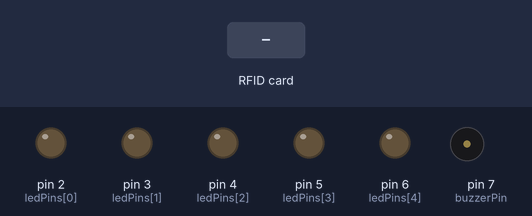
The sketch below on a simulated Arduino Uno, built with avr-gcc and run on an emulated ATmega328P. Shown: output pins drawn as LEDs (lit = HIGH), buzzer (waves = sounding, pin HIGH). The inputs (shaded band) are chosen by the test bench. Pins used as bus, display or sensor lines are not drawn.

Above: at 1.2 s.
1.3 s: RFID card 23 D0 72 F5 held to the reader
At 1.45 s:
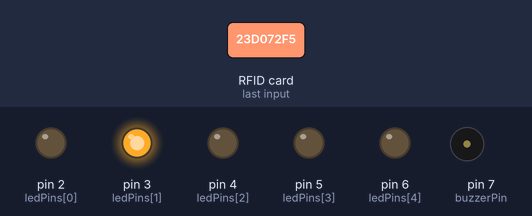
At 1.9 s:
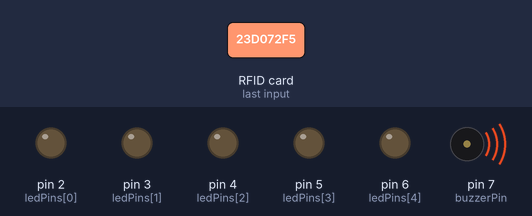
Timing chart, 0 to 4.3 s (numbered marks = the images above; inputs shaded):
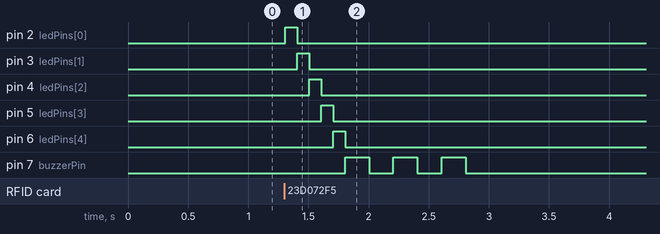

Measured:
- after the input at 1.3 s, pin 2 (ledPins[0]): LOW → HIGH at once, → LOW 0.10 s later; pin 3 (ledPins[1]): LOW → HIGH after 0.11 s, → LOW 0.10 s later; pin 4 (ledPins[2]): LOW → HIGH after 0.21 s, → LOW 0.10 s later; pin 5 (ledPins[3]): LOW → HIGH after 0.31 s, → LOW 0.10 s later; pin 6 (ledPins[4]): LOW → HIGH after 0.41 s, → LOW 0.10 s later

The sketch:

RFID_LED_Show.ino
```cpp
#include <SPI.h>
#include <MFRC522.h>

#define SS_PIN 10
#define RST_PIN 9
MFRC522 rfid(SS_PIN, RST_PIN);

// LEDS
const int ledPins[] = {2, 3, 4, 5, 6};
const int ledCount = sizeof(ledPins) / sizeof(ledPins[0]);

// Buzzer
const int buzzerPin = 7;

// RFID Card UIDS
byte redCardUID[] = {0x23, 0xD0, 0x72, 0xF5}; // Qırmızı LED UID
byte greenCardUID[] = {0xA3, 0x1D, 0xAC, 0xFD}; // Yaşıl LED UID

void setup() {
  Serial.begin(9600);
  SPI.begin();
  rfid.PCD_Init();


  for (int i = 0; i < ledCount; i++) {
    pinMode(ledPins[i], OUTPUT);
  }

  pinMode(buzzerPin, OUTPUT);
  digitalWrite(buzzerPin, LOW);
}

void loop() {
  if (!rfid.PICC_IsNewCardPresent() || !rfid.PICC_ReadCardSerial()) {
    return;
  }

  if (checkUID(rfid.uid.uidByte, rfid.uid.size, redCardUID, sizeof(redCardUID))) {
    redCardAction();
  } else if (checkUID(rfid.uid.uidByte, rfid.uid.size, greenCardUID, sizeof(greenCardUID))) {
    greenCardAction();
  } else {
    unknownCardAction();
  }

  rfid.PICC_HaltA();
  rfid.PCD_StopCrypto1();
}

bool checkUID(byte *uid, byte uidSize, byte *targetUID, byte targetUIDSize) {
  if (uidSize != targetUIDSize) {
    return false;
  }
  for (byte i = 0; i < uidSize; i++) {
    if (uid[i] != targetUID[i]) {
      return false;
    }
  }
  return true;
}

void redCardAction() {
  for (int i = 0; i < ledCount; i++) {
    digitalWrite(ledPins[i], HIGH);
    delay(100);
    digitalWrite(ledPins[i], LOW);
  }
  playSound();
}

void greenCardAction() {
  for (int i = ledCount - 1; i >= 0; i--) {
    digitalWrite(ledPins[i], HIGH);
    delay(100);
    digitalWrite(ledPins[i], LOW);
  }
  playSound();
}

void unknownCardAction() {
  for (int i = 0; i < 3; i++) {
    digitalWrite(buzzerPin, HIGH);
    delay(100);
    digitalWrite(buzzerPin, LOW);
    delay(100);
  }
}

void playSound() {
  for (int i = 0; i < 3; i++) {
    digitalWrite(buzzerPin, HIGH);
    delay(200);
    digitalWrite(buzzerPin, LOW);
    delay(200);
  }
}
```
